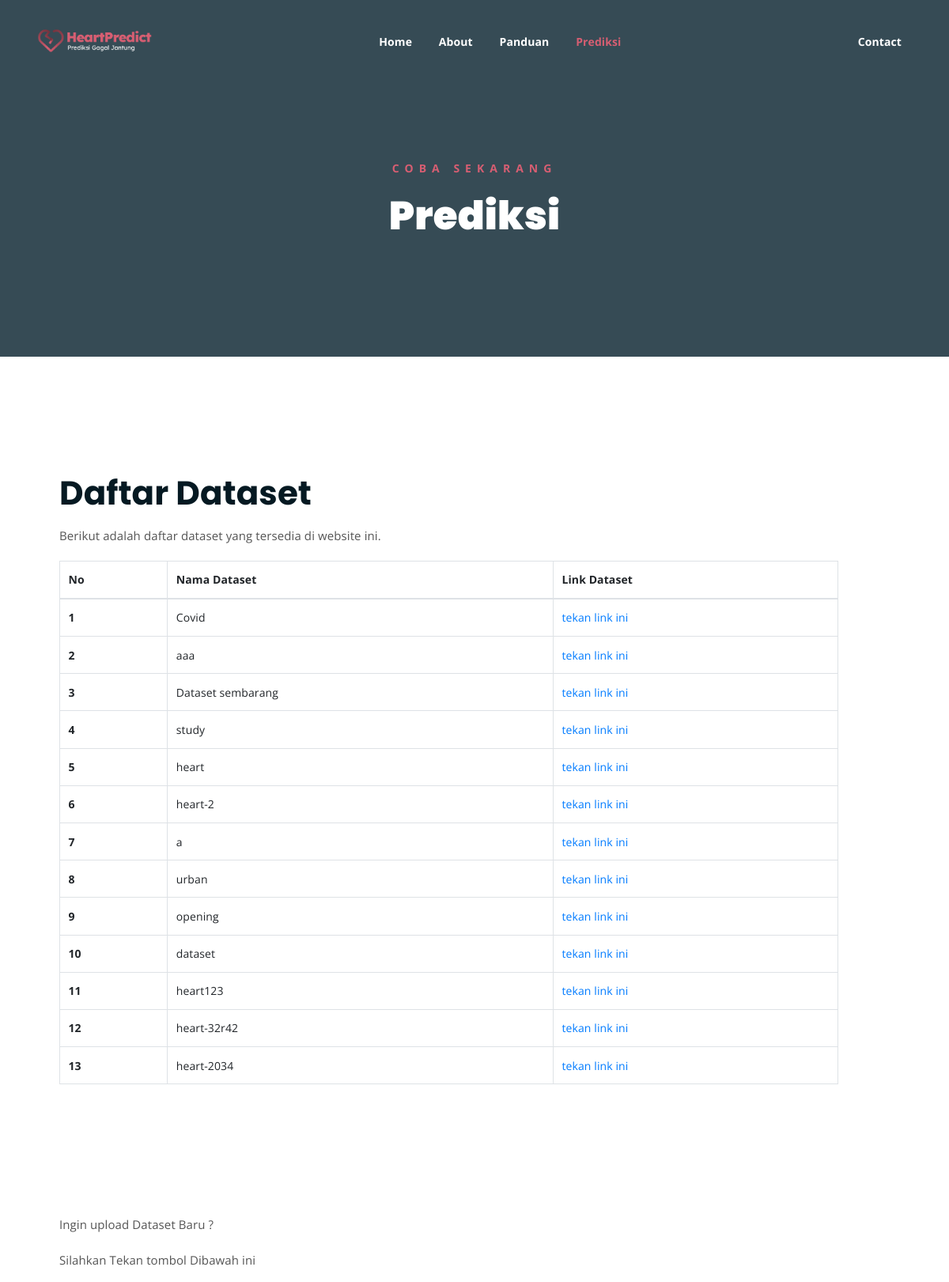
The app's page /daftar_dataset/ (upper part), older data.
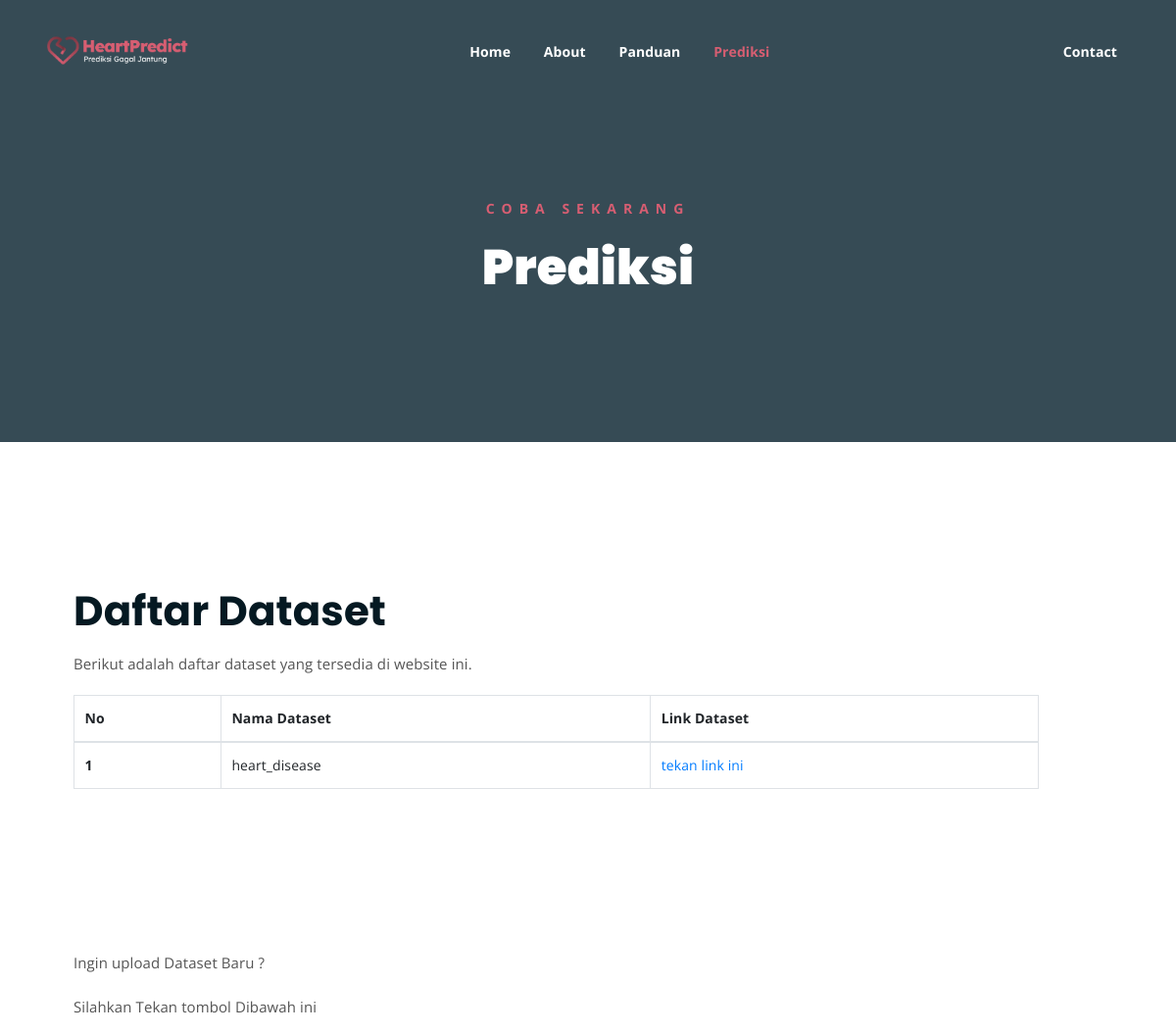
The same page, newer data.
### uploads/models.py (models this page shows)
class Dataset(models.Model):
    title = models.CharField(max_length=50, unique=True)
    file = models.FileField(upload_to='datasets/')

### home/views.py (the view)
# urls.py: path('daftar_dataset/', views.list_dataset, name='list_dataset'),
def list_dataset(request):
    context = {}
    dataset = Dataset.objects.all()
    context['datasets'] = dataset
    return render(request, 'home/listDataset.html', context)

### home/templates/home/listDataset.html (shortened to what this page needs)
{% extends 'master.html' %}
{% load static %}
{% block prediksi %}
    current-list-item
{% endblock %}
{% block content %}
    <div class="breadcrumb-section breadcrumb-bg">
      <div class="container">
        <div class="row">
          <div class="col-lg-8 offset-lg-2 text-center">
            <div class="breadcrumb-text">
              <p>Coba Sekarang</p>
              <h1>Prediksi</h1>
            </div>
          </div>
        </div>
      </div>
    </div>
    <div class="single-product mt-150 mb-150">
      <div class="container">
        <div class="row">
          <div class="col-md-11">
            <div class="single-product-content">
                <h2>Daftar Dataset</h2>
                <p>
                    Berikut adalah daftar dataset yang tersedia di website ini.
                </p>
                <div class="table-responsive">
                    <table class="table table-bordered">
                    <thead>
                        <tr>
                        <th scope="col">No</th>
                        <th scope="col">Nama Dataset</th>
                        <th scope="col">Link Dataset</th>
                        </tr>
                    </thead>
                    <tbody>
                        {% for dataset in datasets %}
                        <tr>
                            <th scope="row">{{ forloop.counter }}</th>
                            <td>{{ dataset.title }}</td>
                            <td><a href="{% url 'classifier:model' dataset_id=dataset.id %}">tekan link ini</a></td>
                        </tr>
                        {% endfor %}
                    </tbody>
                    </table>
                </div>
            </div>
          </div>
        </div>
      </div>
    </div>
    <div class="single-product mt-150 mb-150">
      <div class="container">
        <div class="row">
          <div class="col-md-11">
            <div class="single-product-content">
                <p> Ingin upload Dataset Baru ?</p>
                <p>Silahkan Tekan tombol Dibawah ini</p>
            </div>
          </div>
        </div>
      </div>
    </div>
{% endblock %}

### templates/master.html (shortened to what this page needs)
{% load static %}
<!DOCTYPE html>
<html lang="en">
  <head>
    <link rel="stylesheet" href="{% static 'css/all.min.css' %}" />
    <link
      rel="stylesheet"
      href="{% static 'bootstrap/css/bootstrap.min.css' %}" />
    <link rel="stylesheet" href="{% static 'css/owl.carousel.css' %}" />
    <link rel="stylesheet" href="{% static 'css/magnific-popup.css' %}" />
    <link rel="stylesheet" href="{% static 'css/animate.css' %}" />
    <link rel="stylesheet" href="{% static 'css/meanmenu.min.css' %}" />
    <link rel="stylesheet" href="{% static 'css/main.css' %}" />
    <link rel="stylesheet" href="{% static 'css/responsive.css' %}" />
  </head>
  <body>
    <div class="top-header-area" id="sticker">
      <div class="container">
        <div class="row">
          <div class="col-lg-12 col-sm-12 text-center">
            <div class="main-menu-wrap">
              <div class="site-logo">
                <a href="index.html">
                  <img src="{% static 'img/logo.png' %%}" alt="" />
                </a>
              </div>
              <nav class="main-menu">
                <ul>
                  <li class="{% block index %}  {% endblock %}">
                    <a href="{% url 'home:index' %}">Home</a>
                  </li>
                  <li class="{% block about %}  {% endblock %}">
                    <a href="{% url 'home:about' %}">About</a>
                </li>
                  <li class="{% block panduan %}  {% endblock %}">
                    <a href="{% url 'home:panduan' %}">Panduan</a>
                </li>
                  <li class="{% block prediksi %}  {% endblock %}">
                    <a href="{% url 'home:list_dataset' %}">Prediksi</a>
                </li>
                  <li class="{% block contact %}  {% endblock %}">
                    <a href="{% url 'home:contact' %}">Contact</a>
                </li>
                </ul>
              </nav>
            </div>
          </div>
        </div>
      </div>
    </div>
        {% block content %}{% endblock %}
  </body>
</html>

### static/css/main.css (style rules this page uses)
html { font-size: 14px; font-weight: 400; line-height: 28px; height: 100%; }
body { font-family: "Open Sans", sans-serif; font-weight: 400; font-size: 1rem; letter-spacing: 0.1px; line-height: 1.8; color: #051922; overflow-x: hidden; }
body img { max-width: 100%; }
a { cursor: pointer; text-decoration: none; -webkit-transition: all 0.2s ease-in-out; -o-transition: all 0.2s ease-in-out; transition: all 0.2s ease-in-out; }
h1, .h1, h2, .h2, h3, .h3, h4, .h4, h5, .h5, h6, .h6 { font-family: "Poppins", sans-serif; font-weight: 700; margin: 0 0 1.25rem 0; color: #051922; }
h1:last-child, .h1:last-child, h2:last-child, .h2:last-child, h3:last-child, .h3:last-child, h4:last-child, .h4:last-child, h5:last-child, .h5:last-child, h6:last-child, .h6:last-child { margin: 0; }
h1, .h1 { font-size: 4rem; font-weight: 700; line-height: 4rem; }
h2, .h2 { font-size: 3rem; font-weight: 700; line-height: 3.25rem; }
p { font-family: "Open Sans", sans-serif; font-weight: 400; font-size: 1rem; letter-spacing: 0.1px; line-height: 1.8; color: #051922; margin: 0 0 1.25rem 0; }
.mt-150 { margin-top: 150px; }
.mb-150 { margin-bottom: 150px; }
.breadcrumb-bg { background-image: url(../img/breadcrumb-bg.jpg); }
.breadcrumb-text p { color: #D75E72; font-weight: 700; text-transform: uppercase; letter-spacing: 7px; }
.breadcrumb-text h1 { font-size: 50px; font-weight: 900; color: #fff; margin: 0; margin-top: 20px; }
.breadcrumb-section { padding: 150px 0; background-size: cover; background-position: center center; position: relative; z-index: 1; background-attachment: fixed; padding-top: 200px; }
.breadcrumb-section:after { position: absolute; left: 0; top: 0; width: 100%; height: 100%; content: ""; background-color: #07212e; z-index: -1; opacity: 0.8; }
.top-header-area { position: absolute; z-index: 999; width: 100%; padding: 25px 0; }
nav.main-menu ul { margin: 0; padding: 0; list-style: none; }
nav.main-menu ul li { display: inline-block; }
nav.main-menu ul li a { color: #fff; font-weight: 700; display: block; padding: 15px; }
nav.main-menu ul > li { position: relative; }
nav.main-menu ul li:last-child a { display: inline-block; }
nav.main-menu > ul li:last-child { float: right; }
.site-logo { float: left; max-width: 150px; }
.main-menu-wrap { position: relative; }
.site-logo { padding: 6px 0; }
nav.main-menu ul li.current-list-item > a { color: #D75E72; }
nav.main-menu li a { -webkit-transition: 0.3s; -o-transition: 0.3s; transition: 0.3s; }
.top-header-area { -webkit-transition: 0.3s; -o-transition: 0.3s; transition: 0.3s; }
html, body { height: 100%; }
.single-product-content p { font-size: 15px; color: #555; line-height: 1.8; }
.single-product-content { margin-left: 30px; }
thead { border-bottom: 1px solid #eee; }

Row changes from the older to the newer data that the page shows:
removed Dataset: title "Covid"
removed Dataset: title "aaa"
removed Dataset: title "Dataset sembarang"
removed Dataset: title "study"
removed Dataset: title "heart"
removed Dataset: title "heart-2"
removed Dataset: title "a"
removed Dataset: title "urban"
removed Dataset: title "opening"
removed Dataset: title "dataset"
removed Dataset: title "heart123"
removed Dataset: title "heart-32r42"
removed Dataset: title "heart-2034"
added Dataset: title "heart_disease"
